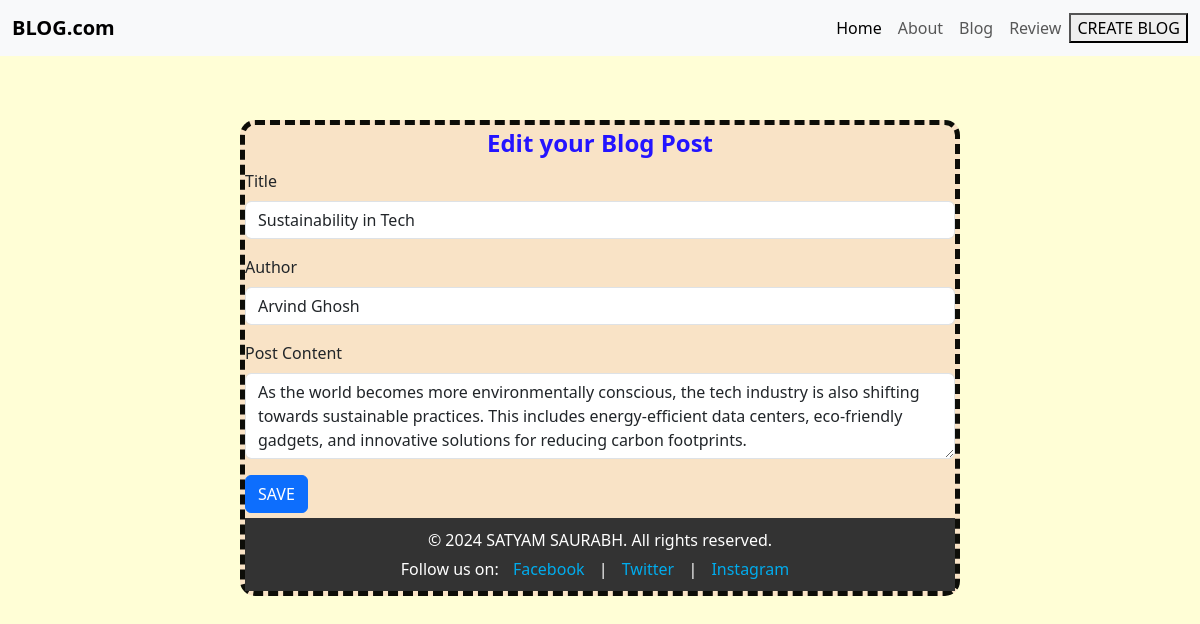
Page /update/5 on the committed database.
### app.py (models this page shows, shortened)
class database(db.Model):
    id = db.Column(db.Integer, primary_key=True)
    Title = db.Column(db.String(50), nullable=False, unique=False)
    Date = db.Column(db.DateTime, default=datetime.utcnow)
    Content = db.Column(db.Text, nullable=False)
    Author = db.Column(db.String(20), nullable=False)
    likes = db.Column(db.Integer, default=0)

### app.py (the view, shortened to what this page needs)
@app.route('/update/<int:id>', methods=['POST','GET'])
def update(id):
    post=database.query.filter_by(id=id).first()
    return render_template ("update.html", post=post)

### templates/update.html (shortened to what this page needs)
<!DOCTYPE html>
<html lang="en">
<head>
    <link href="https://cdn.jsdelivr.net/npm/bootstrap@5.3.0/dist/css/bootstrap.min.css" rel="stylesheet">
    <link rel="stylesheet" href="https://cdn.jsdelivr.net/npm/purecss@3.0.0/build/pure-min.css"
>
    <link rel="stylesheet" href="{{ url_for('static', filename='style.css')}}">
</head>
<body style="background-color: rgb(255, 254, 214);">
    <nav class="navbar navbar-expand-lg navbar-light bg-light fixed-top">
        <div class="container-fluid">
            <a class="navbar-brand" href="/"><b>BLOG.com</b></a>
            <div class="collapse navbar-collapse" id="navbarNav">
                <ul class="navbar-nav ms-auto">
                    <li class="nav-item">
                        <a class="nav-link active" aria-current="page" href="/">Home</a>
                    </li>
                    <li class="nav-item">
                        <a class="nav-link" href="/about">About</a>
                    </li>
                    <li class="nav-item">
                        <a class="nav-link" href="/blog">Blog</a>
                    </li>
                    <li class="nav-item">
                        <a class="nav-link" href="/contact">Review</a>
                    </li>
                </ul>
                <br>
                <a href="/post"><button type="button" class="button">CREATE BLOG</button></a>
            </div>
        </div>
    </nav>
    <div class="form">
        <form method="POST" action="/update/{{post.id}}">
            <fieldset>
                <legend style="text-align: center; color: #2414ff;"><b>Edit your Blog Post</b></legend>
                <div class="mb-3">
                    <label for="titleInput" class="form-label">Title</label>
                    <input type="text" id="titleInput" value="{{post.Title}}" name="title" class="form-control"
                        placeholder="Enter the title" required>
                </div>
                <div class="mb-3">
                    <label for="authorInput" class="form-label">Author</label>
                    <input type="text" id="authorInput" value="{{post.Author}}" name="author" class="form-control"
                        placeholder="Enter your good name" required>
                </div>
                <div class="mb-3">
                    <label for="contentInput" class="form-label">Post Content</label>
                    <textarea id="contentInput" name="content" class="form-control" rows="3"
                        placeholder="Enter the post content" required>{{ post.Content }}</textarea>
                </div>
                <button type="submit" class="btn btn-primary">SAVE</button>
            </fieldset>
        </form>
        <footer class="footer">
            <div class="container">
                <p>&copy; 2024 SATYAM SAURABH. All rights reserved.</p>
                <p>Follow us on:
                    <a href="https://www.facebook.com" target="_blank">Facebook</a> |
                    <a href="https://www.twitter.com" target="_blank">Twitter</a> |
                    <a href="https://www.instagram.com" target="_blank">Instagram</a>
                </p>
            </div>
        </footer>
</body>
</html>

### static/style.css (style rules this page uses)
.footer { background-color: #333; color: #fff; text-align: center; padding: 5px 0; margin-top: 5px; }
.footer a { color: #00aced; text-decoration: none; margin: 0 10px; }
.footer p { margin: 5px 0; }
.form { border: 5px dashed rgb(13, 13, 8); width: 60vw; margin-left: 20vw; margin-top: 15vh; border-radius: 15px; background-color: rgb(249, 227, 198); }

### rows in the picture
database: title "Sustainability in Tech", author "Arvind Ghosh", content "As the world becomes more environmentally conscious, the tech industry is also shifting towards sustainable practices. This includes energy-efficient data centers, eco-friendly gadgets, and innovative solutions for reducing carbon footprints."
